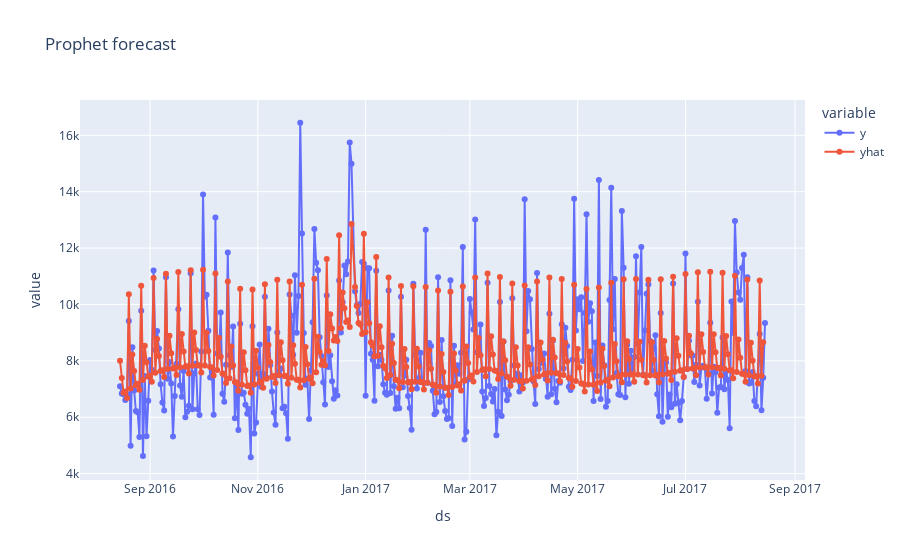

The code cell stored with this chart in its notebook:
### Markdown cell above
## __Forecast for 365 days ahead__

### Code cell
model.evaluate(test[:365], forecast[:365])

### Figure 1 — Plotly figure (JSON) as saved in the notebook; plotly's stock layout.template omitted (floating-point values rounded to 4 significant figures; data arrays with more than 128 entries replaced by an {"elided": "..."} marker saying what was removed)
{"data": [{"hovertemplate": "variable=y<br>ds=%{x}<br>value=%{y}<extra></extra>", "legendgroup": "y", "line": {"color": "#636efa", "dash": "solid"}, "marker": {"symbol": "circle"}, "mode": "markers+lines", "name": "y", "orientation": "v", "showlegend": true, "type": "scatter", "x": {"elided": "365 str values"}, "xaxis": "x", "y": {"elided": "365 float values"}, "yaxis": "y"}, {"hovertemplate": "variable=yhat<br>ds=%{x}<br>value=%{y}<extra></extra>", "legendgroup": "yhat", "line": {"color": "#EF553B", "dash": "solid"}, "marker": {"symbol": "circle"}, "mode": "markers+lines", "name": "yhat", "orientation": "v", "showlegend": true, "type": "scatter", "x": {"elided": "365 str values"}, "xaxis": "x", "y": {"elided": "365 float values"}, "yaxis": "y"}], "layout": {"legend": {"title": {"text": "variable"}, "tracegroupgap": 0}, "title": {"text": "Prophet forecast"}, "xaxis": {"anchor": "y", "domain": [0, 1], "title": {"text": "ds"}}, "yaxis": {"anchor": "x", "domain": [0, 1], "title": {"text": "value"}}}}
